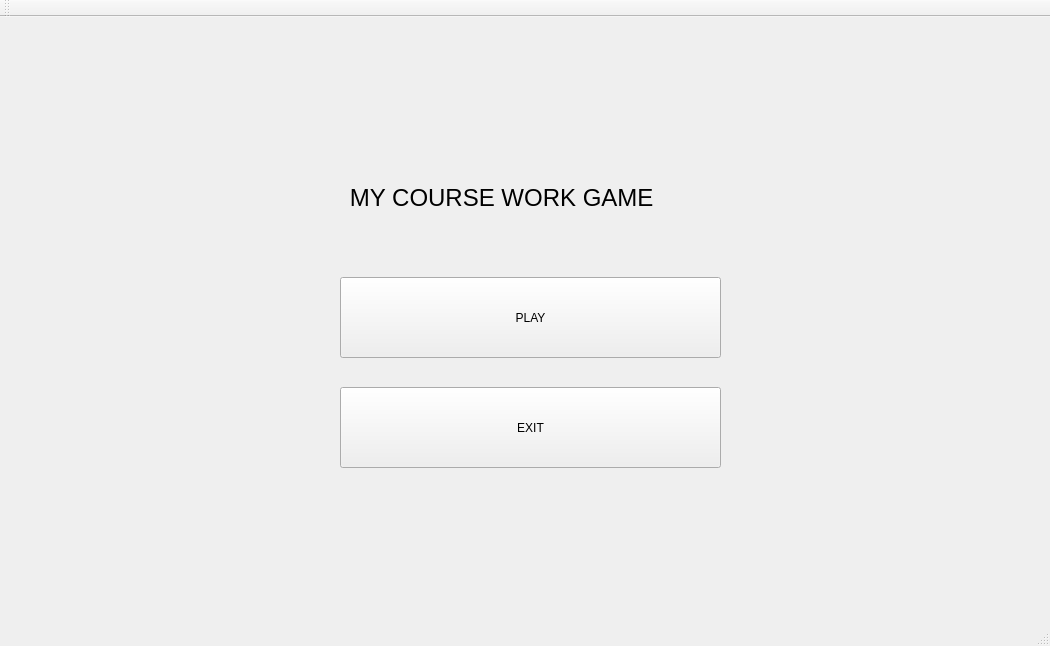
<?xml version="1.0" encoding="UTF-8"?>
<ui version="4.0">
 <class>MainWindow</class>
 <widget class="QMainWindow" name="MainWindow">
  <property name="geometry">
   <rect>
    <x>0</x>
    <y>0</y>
    <width>1050</width>
    <height>646</height>
   </rect>
  </property>
  <property name="windowTitle">
   <string>MainWindow</string>
  </property>
  <widget class="QWidget" name="centralWidget">
   <widget class="QPushButton" name="play">
    <property name="geometry">
     <rect>
      <x>340</x>
      <y>260</y>
      <width>381</width>
      <height>81</height>
     </rect>
    </property>
    <property name="text">
     <string>PLAY</string>
    </property>
   </widget>
   <widget class="QPushButton" name="exit">
    <property name="geometry">
     <rect>
      <x>340</x>
      <y>370</y>
      <width>381</width>
      <height>81</height>
     </rect>
    </property>
    <property name="text">
     <string>EXIT</string>
    </property>
   </widget>
   <widget class="QLabel" name="label">
    <property name="geometry">
     <rect>
      <x>330</x>
      <y>130</y>
      <width>401</width>
      <height>101</height>
     </rect>
    </property>
    <property name="font">
     <font>
      <pointsize>18</pointsize>
     </font>
    </property>
    <property name="text">
     <string>   MY COURSE WORK GAME</string>
    </property>
   </widget>
  </widget>
  <widget class="QMenuBar" name="menuBar">
   <property name="geometry">
    <rect>
     <x>0</x>
     <y>0</y>
     <width>1050</width>
     <height>25</height>
    </rect>
   </property>
  </widget>
  <widget class="QToolBar" name="mainToolBar">
   <attribute name="toolBarArea">
    <enum>TopToolBarArea</enum>
   </attribute>
   <attribute name="toolBarBreak">
    <bool>false</bool>
   </attribute>
  </widget>
  <widget class="QStatusBar" name="statusBar"/>
 </widget>
 <layoutdefault spacing="6" margin="11"/>
 <resources/>
 <connections/>
</ui>
